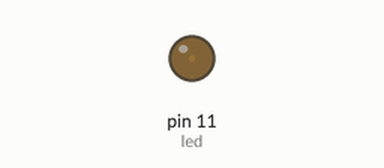
The sketch below on a simulated Arduino Uno, built with avr-gcc and run on an emulated ATmega328P. Shown: output pins drawn as LEDs (lit = HIGH).

Above: at 0.05 s.
At 1.15 s:
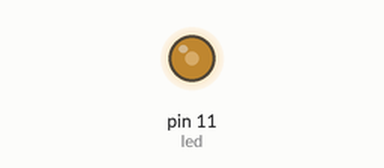
At 2.3 s:
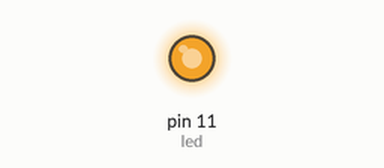
At 4.6 s:
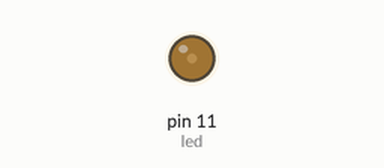
Timing chart, 0 to 6.7 s (numbered marks = the images above):
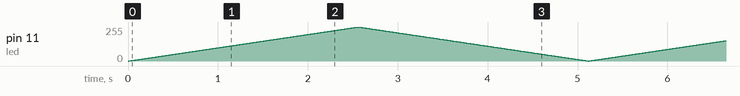

The sketch:

sketch_apr14a_copy_20230414162342_copy_20230414162735.ino
```cpp
#define led 11
int d=10;
void setup() {
  Serial.begin(9600);
  pinMode(led,OUTPUT);

}

void loop() {
  for(int i=0; i<256; i++){
  analogWrite(led,i);
  delay(d);

  }
   for(int j=255; j>0; j--){
  analogWrite(led,j);
 delay(d);
   }
}
```

Ascending_and_Descending.c
```cpp
#include <stdio.h>
#include <stdlib.h>
#define n 50

int main()
{
    int array[n],length,i,j,temp;
    char order;

    printf("Please enter the number of elements\t");
    scanf("%d",&length);

    printf("Please enter the elements of the array\t");
    for (i=0; i<length; i++) {
        scanf("%d",&array[i]);
    }
    printf("Please enter the order you want\"A\" for ascending and \"D\" for descending\t");
    scanf(" %c",&order);
     for (i=0; i<length-1; i++) {
        for (j=i+1; j<length; j++) {
   switch(order){
    case'D':
        if(array[i]>array[j]){

                temp = array[i];
                array[i] = array[j];
                array[j] = temp;
        }

     break;

     case'A':
        if(array[i]<array[j]){

                temp = array[i];
                array[i] = array[j];
                array[j] = temp;
        }
     break;
   }
   }
   }
    switch(order){
 case 'A':
     printf("The ascending Order of array is\t");
     for (i=0; i<length; i++) {
            printf("%d \t", array[i]);}
            break;
  case 'D':
     printf("The descending Order of array is\t");
     for (i=0; i<length; i++) {
            printf("%d \t", array[i]);}
            break;
    }
    return 0;
}
```

Factorial_using_recursion.c
```cpp
#include <stdio.h>
#include <stdlib.h>

int factorial(int n);

int main()
{
    int n;

  printf("Please Enter The Number\t");
  scanf("%d",&n);

  printf("The Factorial Of Number %d is %d", n, factorial(n));

    return 0;
    }
    int factorial(int n){
     if (n==0 || n==1){
        return 1;
     }
     else{

        return n* factorial(n-1);

     }


    }
```

Insert_Element.c
```cpp
#include <stdio.h>
#include <stdlib.h>
#define n 50
int main()
{
   int array[n],i, length;
    printf("Please enter number of elements:\t");
    scanf("%d",&length);
     printf("Please Enter Elements Of Array \t");

    for (i=0; i<length; i++){
            scanf("%d",&array[i]);}


    printf("The Elements Of Your Array Is:\t");
    for (i=0; i<length; i++){
    printf("%d ", array[i]);}


    return 0;
}
```

Largest_no.c
```cpp
#include <stdio.h>
#include <stdlib.h>

int main()
{
    float num1 ,num2 ,num3;
    printf("Please Enter Three Numbers\n");
    scanf("%f %f %f", &num1, &num2, &num3);
    if(num1>num2 && num1>num3)
     printf("The Largest Number Is %f",num1);
    else if(num2>num1 && num2>num3)
        printf("The Largest Number Is %f",num2);
    else
         printf("The Largest Number Is %f",num3);


    return 0;
}
```

Matrix.c
```cpp
#include <stdio.h>
#include <stdlib.h>
#define n 50
int main()
{

    int matrix[n][n],size,i,j,sum=0;

    printf("Please enter the order of matrix \t");
    scanf("%d", &size);
    printf("Please enter the elements of the matrix\n");
    for (i=0; i<size; i++) {
     for (j=0; j<size; j++){
        scanf("%d",&matrix[i][j]);
    }
    }
    for (i=0; i<size; i++) {
           sum+=matrix[i][i] ;
    }

     printf("Sum of the main diagonal elements of the matrix =\t %d", sum);

    return 0;
}
```

Swap.c
```cpp
#include <stdio.h>
#include <stdlib.h>
int main()
{
    float a, b, temp;
    printf("Please Enter The Two Number");
    scanf("%f %f",&a,&b);
    temp = a;
    a = b;
    b = temp;
    printf("The Two Numbers Are %f \t %f", a, b);


    return 0;
}
```

Vowel.c
```cpp
#include <stdio.h>
#include <stdlib.h>

int main()
{
    char character;
    printf("Please Enter The character");
    scanf("%c",&character);
   switch(character){
     case'a':
     case'e':
     case'i':
     case'o':
     case'u':
     case'A':
     case'E':
     case'I':
     case'O':
     case'U':
        printf("The character is Vowel");
        break;
     default:

        printf("The character is Consonant");


   }
    return 0;
}
```

even_or_odd.c
```cpp
#include <stdio.h>
#include <stdlib.h>

int main()
{
    int x;
    printf("Please Enteer The Number");
    scanf("%d", &x);
    if (x %2==0)
        printf("The number %d is even",x);
    else
        printf("The Number %d is odd",x);
    return 0;
}
```

factorial.c
```cpp
#include <stdio.h>
#include <stdlib.h>

int main()
{
    int x, result=1, i;
    printf("Enter The Number\t ");
    scanf("%d",&x);
    for(i=1; i<=x; i++)
     result*=i;
    printf("The Factorial Of Number %d Is %d ", x, result);


    return 0;
}
```

fibonacci.c
```cpp
#include <stdio.h>
#include <stdlib.h>

int Fibonacci (int n);


int main()
{
    int n;
    printf("Please Enter The Number\t");
    scanf("%d", &n);
   printf("The %d th Fibonacci Number is %d ", n, Fibonacci(n));
    return 0;
}

int Fibonacci (int n){

if(n==0){
    return 0;}
    else if(n==1){
        return 1;
    }

 else{
    return Fibonacci (n-1) + Fibonacci (n-2);
}
}
```

frequance.c
```cpp
#include <stdio.h>
#include <stdlib.h>
#define n 50

int main()
{
    int array[n],length,i,j,freq[n],count;

    printf("Please enter the number of elements\t");
    scanf("%d",&length);

    printf("Please enter the elements of the array\t");
    for (i=0; i<length; i++) {
        scanf("%d",&array[i]);
        freq[i]=-1;
    }

    for (i=0; i<length; i++) {
        count=1;
        for (j=i+1; j<length; j++) {
            if (array[i] == array[j]) {
                count++;
                freq[j]=0;
            }
        }
        if (freq[i]!=0) {
            freq[i]=count;
        }
    }

    printf("The frequency of each element in the array is\n");
    for (i=0; i<length; i++) {
        if (freq[i]!=0) {
            printf("%d repeats %d times\n", array[i], freq[i]);
        }
    }
    return 0;
}
```

leap_year.c
```cpp
#include <stdio.h>
#include <stdlib.h>

int main()
{

    int year;
    printf("Entre The Year\t");

    scanf("%d",&year);

    if((year % 4==0 && year % 100 !=0) || (year % 400==0))

        printf("%d is A Leap Year",year);
     else

        printf("%d is not A Leap Year",year);


    return 0;
}
```

multiplication_table.c
```cpp
#include <stdio.h>
#include <stdlib.h>

int main()
{
    int i, num, result;

    printf("Please Enter The Number");
    scanf("%d",&num);
     printf("Multiplication Table Is");
    for(i=0;i<=10;i++)

    printf("\n %d * %d =%d",num, i, num*i);
    return 0;
}
```

power.c
```cpp
#include <stdio.h>
#include <stdlib.h>

int main()
{
    float x, power;
    printf("Please Enter The Number\n");
    scanf("%f",&x);
     power= x*x;
     printf("The power of number %f is %f", x, power);
    return 0;
}
```

prime.c
```cpp
#include <stdio.h>
#include <stdlib.h>

int main()
{
    int n,i,x=1;
    printf("Please Enter The Number\t");
    scanf("%d", &n);
     for(i=2;i<=n/2;i++){
     if(n%i==0){
       x=0;
  break;
     }


     }
 if(x==1){
   printf("The number %d is  A prime Number\t", n);
 }
 else {

    printf("The number %d is not A prime Number\t", n);

 }

    return 0;
}
```

search.c
```cpp
#include <stdio.h>
#include <stdlib.h>
#define n 50

int main()
{
    int array[n],length,i,j,search,f;

    printf("Please enter the number of elements\t");
    scanf("%d",&length);

    printf("Please enter the elements of the array\t");
    for (i=0; i<length; i++) {
        scanf("%d",&array[i]);
    }
   printf("Please enter the elements to search\t");
   scanf("%d",&search);

    for (i=0; i<length; i++) {
       if(search==array[i]){

         f=1;
         break;

       }
     else{
        f=0;

     }
    }
   if(f==1){

   printf("%d is found in array\n", search);}

   else{
  printf("%d is not found in array\n", search);}


return 0;
}
```

simple_calculator.c
```cpp
#include <stdio.h>
#include <stdlib.h>

int main()
{
    char operator;
   float x, y ,result;


  printf(" Enter The Operator \n \nFor Addition enter \"+\" \n For subtraction enter \"-\" \n For multiple enter \"*\" \n For Division enter \"/\" \n", operator);

     scanf("%c",&operator);


    printf("Please Enter Two Numbers");

    scanf("%f %f",&x,&y);


    switch (operator){
    case'+':
        result=x+y;

        break;
    case'-':
     if(x>y)
      result= x-y;
     else
      result= y-x;
        break;
    case '*':
     result= x*y;
        break;
    case '/':
      if(x>y)
       result= x/y;
     else
       result= y/x;
        break;
    default:
    printf("Incorrect Operation");
    }
    printf("The Result Is %f",result);


return 0;
}
```
